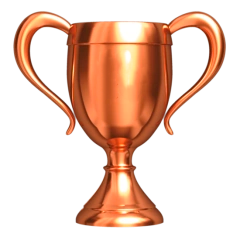
#> input picture switch-ruby-achievements/tools/assets/Bronze_trophy.png, 240 x 240 px
$ python gen_overlay_assets.py
#> lines starting #> are read from the running program, lines starting #| are printed output that depends on the picture
"""Gera os recursos do pop-up de conquista do overlay.

  python -I tools/gen_overlay_assets.py

1) overlay/source/trophies.inc: troféus de raridade (bronze, prata, ouro, Ruby) em
   RGBA8888, a partir dos PNG de tools/assets/, já no tamanho do pop-up, e o ícone padrão
   das conquistas sem imagem (fundo branco com uma estrela): o overlay não decodifica
   imagens embutidas, só desenha bitmaps prontos.
1b) app_nro/resources/img/trophy_<raridade>.png e trophy_<raridade>_off.png: os mesmos
   troféus para a galeria do app (colorido = desbloqueada; cinza e translúcido = bloqueada).
2) sd_card_structure/switch/ruby_achievements/sfx/conquista.wav: som provisório do pop-up
   (WAV PCM 16 bits, 48 kHz, mono) com a duração exata do pop-up padrão. Para trocar,
   basta pôr outro WAV com o mesmo nome no SD (formato em LEIA-ME.txt da pasta): o
   pop-up passa a durar o tempo do som (de 3 a 10 s).

Requer Pillow. Os arquivos gerados ficam no projeto (o build não roda este script).
"""
import math
import os
import struct
import sys

from PIL import Image, ImageDraw

HERE = os.path.dirname(os.path.abspath(__file__))
ROOT = os.path.dirname(HERE)                         # switch-ruby-achievements/
PRINTS = os.path.join(HERE, "assets")         # PNG originais dos troféus

TROPHY_SIZE = 34                                     # popup::kRarity (overlay/source/popup_anim.hpp)
ICON_SIZE, ICON_RADIUS = 44, 10                      # popup::kIcon, popup::kIconRadius
APP_TROPHY = 72                                      # galeria do app (desenhado com 40 px)
STAR_COLOR = (230, 180, 40, 255)                     # a estrela dourada do app
TROPHIES = [("kTrophyBronze", "Bronze_trophy.png"), ("kTrophySilver", "silver_trophy.png"),
            ("kTrophyGold", "gold_trophy.png"), ("kTrophyRuby", "ruby_trophy.png")]

RATE = 48000
SFX_MS = 5000                                        # popup::kDefaultMs


def trophy_rgba(path, size):
#> called with size = 34
    im = Image.open(path).convert("RGBA")
#> im is the input picture: PIL image 240x240 RGBA; mean R, G, B, A 127.2, 94.6, 78.7, 86.9
    im = im.crop(im.getbbox())
#> im: PIL image 214x218 RGBA
    side = max(im.size)
#> side = 218
    sq = Image.new("RGBA", (side, side), (0, 0, 0, 0))
#> sq: PIL image 218x218 RGBA; every value is 0
    sq.paste(im, ((side - im.width) // 2, (side - im.height) // 2))
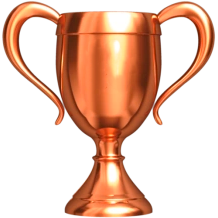
#> sq: PIL image 218x218 RGBA; mean R, G, B, A 95.4, 55.9, 36.6, 105.3; transparent parts drawn white
    # O Pillow reduz RGBA com alfa pré-multiplicado: bordas sem halo escuro.
    return sq.resize((size, size), Image.LANCZOS).tobytes()


def write_trophies():
    out = os.path.join(ROOT, "overlay", "source", "trophies.inc")
    lines = ["// Gerado por tools/gen_overlay_assets.py a partir de tools/assets/*.png: não editar.",
             "// Troféus de raridade %dx%d RGBA8888 para Renderer::drawBitmap." % (TROPHY_SIZE, TROPHY_SIZE),
             "constexpr int kTrophySize = %d;" % TROPHY_SIZE]
    for name, fn in TROPHIES:
        data = trophy_rgba(os.path.join(PRINTS, fn), TROPHY_SIZE)
        lines.append("static const u8 %s[%d] = {" % (name, len(data)))
        for i in range(0, len(data), 24):
            lines.append("    " + ",".join(str(b) for b in data[i:i + 24]) + ",")
#> this loop made 193 passes
#> i on passes 2 to 4: 24, 48, 72
#> after the loop, lines = 197 items
        lines.append("};")
#> pass 2 of the loop in write_trophies, `for name, fn in TROPHIES:`:
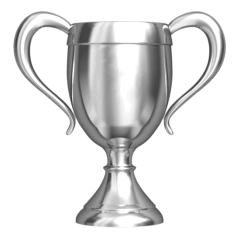
#> input picture switch-ruby-achievements/tools/assets/silver_trophy.png, 240 x 240 px
#> in trophy_rgba, im is the input picture: PIL image 240x240 RGBA; mean R, G, B, A 116.5, 116.5, 116.5, 86.9
#> in trophy_rgba (call 2), `sq.paste(im, ((side - im.width) // 2, (side - im.height) // 2))`:
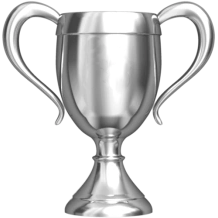
#> sq: PIL image 218x218 RGBA; mean R, G, B, A 82.5, 82.5, 82.5, 105.3; transparent parts drawn white
#> the loop in write_trophies, `for i in range(0, len(data), 24):` made 193 passes
#> after the loop in write_trophies, `for i in range(0, len(data), 24):`: lines = 392 items
#> pass 3 of the loop in write_trophies, `for name, fn in TROPHIES:`:
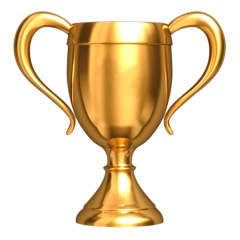
#> input picture switch-ruby-achievements/tools/assets/gold_trophy.png, 240 x 240 px
#> in trophy_rgba, im is the input picture: PIL image 240x240 RGBA; mean R, G, B, A 125.6, 107.5, 79.5, 86.9
#> in trophy_rgba (call 3), `sq.paste(im, ((side - im.width) // 2, (side - im.height) // 2))`:
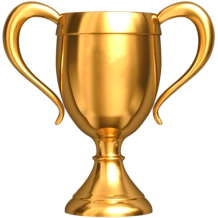
#> sq: PIL image 218x218 RGBA; mean R, G, B, A 93.5, 71.6, 37.6, 105.3; transparent parts drawn white
#> after the loop in write_trophies, `for i in range(0, len(data), 24):`: lines = 587 items
#> the loop made 4 passes; the first 3 are shown
    data = star_icon_rgba()
    lines.append("// Ícone padrão (conquista sem imagem): fundo branco arredondado e uma estrela.")
    lines.append("static const u8 kStarIcon[%d] = {" % len(data))
    for i in range(0, len(data), 24):
        lines.append("    " + ",".join(str(b) for b in data[i:i + 24]) + ",")
    lines.append("};")
    with open(out, "w", encoding="utf-8", newline="\n") as f:
        f.write("\n".join(lines) + "\n")
    print("ok", out)


def star_icon_rgba():
    """Quadrado branco de cantos arredondados com uma estrela de 5 pontas (4x e reduz)."""
    k = 4
#> k = 4
    n = ICON_SIZE * k
#> n = 176
    im = Image.new("RGBA", (n, n), (0, 0, 0, 0))
#> im: PIL image 176x176 RGBA; every value is 0
    d = ImageDraw.Draw(im)
    d.rounded_rectangle([0, 0, n - 1, n - 1], radius=ICON_RADIUS * k, fill=(255, 255, 255, 255))
    cx, cy, ro = n / 2, n / 2 + n * 0.03, n * 0.34
#> cx = 88; cy = 93.28; ro = 59.84
    ri = ro * 0.42
#> ri = 25.13
    pts = []
    for i in range(10):
        r = ro if i % 2 == 0 else ri
        ang = -math.pi / 2 + i * math.pi / 5
        pts.append((cx + r * math.cos(ang), cy + r * math.sin(ang)))
#> this loop made 10 passes
#> r on passes 1 to 10: 59.84, 25.13, 59.84, 25.13, 59.84, 25.13, 59.84, 25.13, 59.84, 25.13
#> after the loop, pts = [(88, 33.44), (102.8, 72.95), (144.9, 74.79), (111.9, 101), (123.2, 141.7), (88, 118.4), (52.83, 141.7), (64.1, 101), (31.09, 74.79), (73.23, 72.95)]
#> the loop in write_trophies, `for i in range(0, len(data), 24):` made 323 passes
    d.polygon(pts, fill=STAR_COLOR)
    return im.resize((ICON_SIZE, ICON_SIZE), Image.LANCZOS).tobytes()


def write_app_trophies():
    d = os.path.join(ROOT, "app_nro", "resources", "img")
    for (_, fn), rarity in zip(TROPHIES, ("bronze", "silver", "gold", "ruby")):
        im = Image.open(os.path.join(PRINTS, fn)).convert("RGBA")
        im = im.crop(im.getbbox())
        side = max(im.size)
#> side = 218
        sq = Image.new("RGBA", (side, side), (0, 0, 0, 0))
        sq.paste(im, ((side - im.width) // 2, (side - im.height) // 2))
        sq = sq.resize((APP_TROPHY, APP_TROPHY), Image.LANCZOS)
#> sq: PIL image 72x72 RGBA
        sq.save(os.path.join(d, "trophy_%s.png" % rarity), optimize=True)
        r, g, b, a = sq.split()
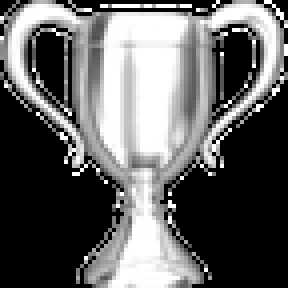
#> r: PIL image 72x72 L (shown 4 times larger); min 0, max 255, mean 99.5
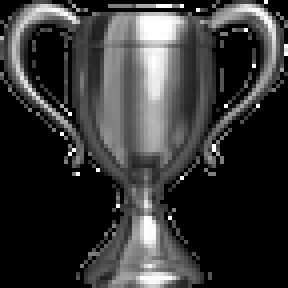
#> g: PIL image 72x72 L (shown 4 times larger); min 0, max 255, mean 54.2
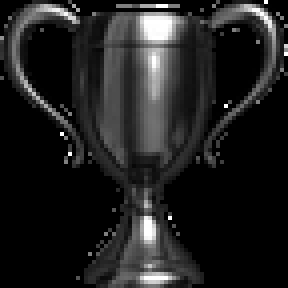
#> b: PIL image 72x72 L (shown 4 times larger); min 0, max 255, mean 32
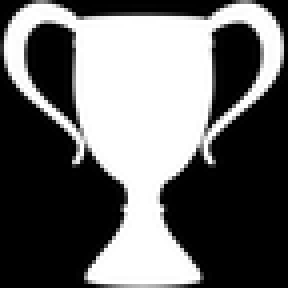
#> a: PIL image 72x72 L (shown 4 times larger); min 0, max 255, mean 105.3
        gray = Image.merge("RGB", (r, g, b)).convert("L")
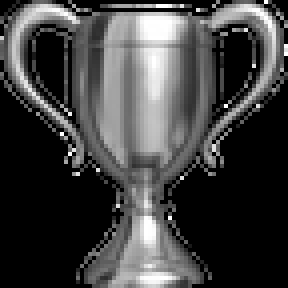
#> gray: PIL image 72x72 L (shown 4 times larger); min 0, max 255, mean 65.2
        off = Image.merge("RGBA", (gray, gray, gray, a.point(lambda v: int(v * 0.45))))
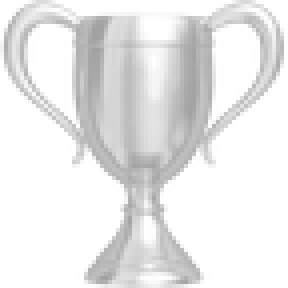
#> off: PIL image 72x72 RGBA (shown 4 times larger); mean R, G, B, A 65.2, 65.2, 65.2, 47; transparent parts drawn white
        off.save(os.path.join(d, "trophy_%s_off.png" % rarity), optimize=True)
#> pass 2 of the loop in write_app_trophies, `for (_, fn), rarity in zip(TROPHIES, ("bronze", "silver", "gold", "rub..`:
#> in write_app_trophies, `off = Image.merge("RGBA", (gray, gray, gray, a.point(lambda v: int(v *..`:
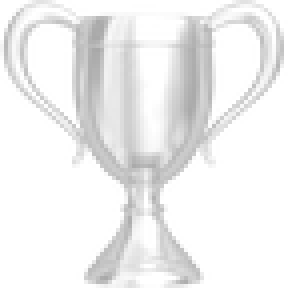
#> off: PIL image 72x72 RGBA (shown 4 times larger); mean R, G, B, A 81.6, 81.6, 81.6, 47; transparent parts drawn white
#> pass 3 of the loop in write_app_trophies, `for (_, fn), rarity in zip(TROPHIES, ("bronze", "silver", "gold", "rub..`:
#> in write_app_trophies, `off = Image.merge("RGBA", (gray, gray, gray, a.point(lambda v: int(v *..`:
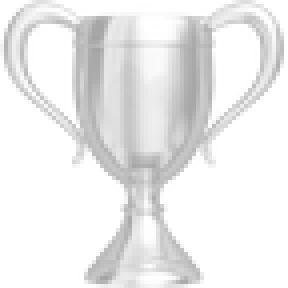
#> off: PIL image 72x72 RGBA (shown 4 times larger); mean R, G, B, A 73.6, 73.6, 73.6, 47; transparent parts drawn white
#> the loop made 4 passes; the first 3 are shown
    print("ok", d, "(trophy_*.png)")


def chime(n):
    """Toque provisório: acorde curto (estilo "conquista") que se apaga até o fim."""
#> called with n = 240000
    notes = [(0.00, 659.25), (0.09, 987.77), (0.18, 1318.51)]  # mi, si, mi agudo
    out = []
    for i in range(n):
        t = i / RATE
        v = 0.0
        for start, f in notes:
            if t >= start:
                u = t - start
                env = math.exp(-u * 2.2) * min(1.0, u / 0.006)
                v += env * (math.sin(2 * math.pi * f * u) + 0.25 * math.sin(4 * math.pi * f * u))
        v *= 0.22
        fade = min(1.0, (n - i) / (RATE * 0.25))     # termina em silêncio exato
        out.append(int(max(-1.0, min(1.0, v * fade)) * 32767))
#> after the loop, out = 240000 items
    return out


def write_sfx():
    d = os.path.join(ROOT, "sd_card_structure", "switch", "ruby_achievements", "sfx")
    os.makedirs(d, exist_ok=True)
    n = RATE * SFX_MS // 1000
    pcm = struct.pack("<%dh" % n, *chime(n))
    head = b"RIFF" + struct.pack("<I", 36 + len(pcm)) + b"WAVE"
    head += b"fmt " + struct.pack("<IHHIIHH", 16, 1, 1, RATE, RATE * 2, 2, 16)
    head += b"data" + struct.pack("<I", len(pcm))
    path = os.path.join(d, "conquista.wav")
    with open(path, "wb") as f:
        f.write(head + pcm)
    with open(os.path.join(d, "LEIA-ME.txt"), "w", encoding="utf-8", newline="\n") as f:
        f.write("Som do pop-up de conquista do overlay do Ruby Achievements.\n\n"
                "Para trocar, substitua conquista.wav por outro arquivo com o mesmo nome:\n"
                "  - WAV PCM de 16 bits, 48000 Hz, mono ou estéreo;\n"
                "  - o pop-up dura exatamente o tempo do som (de 3 a 10 segundos;\n"
                "    fora disso o som é cortado ou o pop-up completa os 3 s).\n"
                "Sem o arquivo (ou em outro formato) o pop-up fica mudo e dura 5 segundos.\n")
    print("ok", path, "%d ms" % SFX_MS)


if __name__ == "__main__":
    write_trophies()
    write_app_trophies()
    write_sfx()
    sys.exit(0)
#> (the program exits here)
